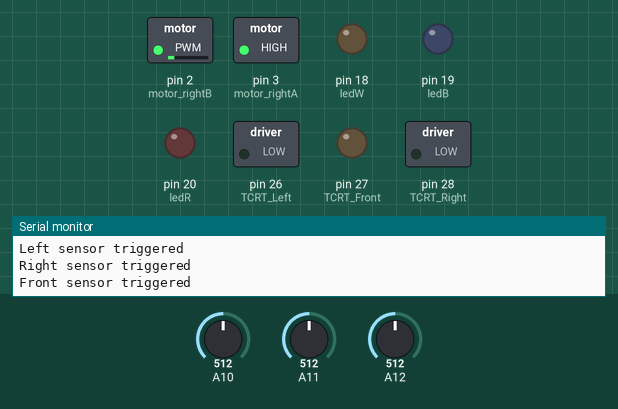
The sketch below on a simulated Arduino Mega 2560, built with avr-gcc and run on an emulated ATmega2560. Shown: switched loads named in the sketch (green lamp = pin HIGH), output pins drawn as LEDs (lit = HIGH), the last lines printed to the serial monitor. The inputs (shaded band) are chosen by the test bench; at power-on: A10 = 512, A11 = 512, A12 = 512.

Above: at 1.2 s.
1.3 s: A10 set to 990
At 2.0 s:
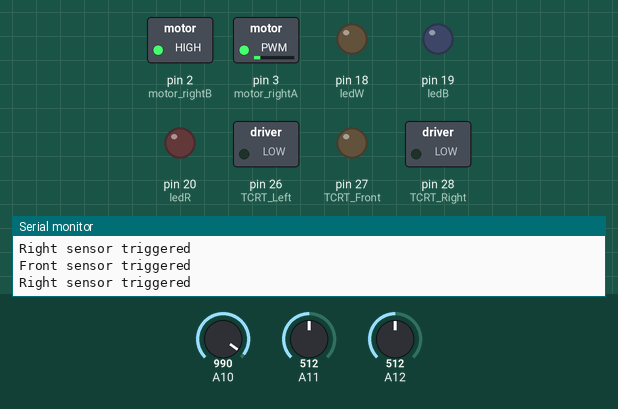
2.8 s: A11 set to 991
5.8 s: A11 set to 1018
At 6.6 s:
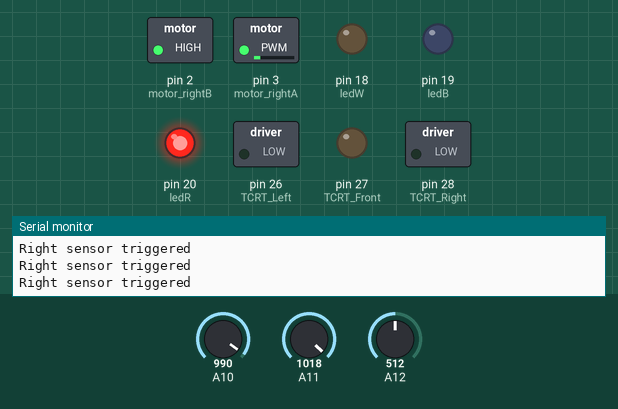
7.3 s: A12 set to 967
10.3 s: A12 set to 989
At 11.3 s:
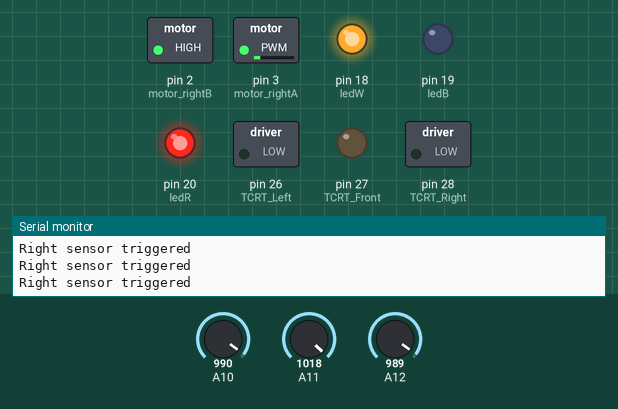
11.8 s: A11 set to 995
At 12.8 s:
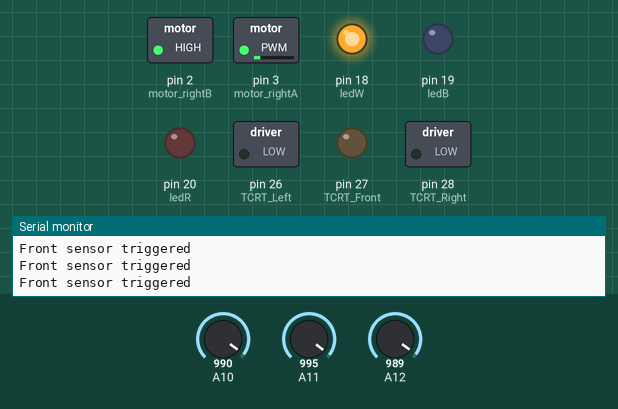
Timing chart, 0 to 14.3 s (numbered marks = the images above; inputs shaded):
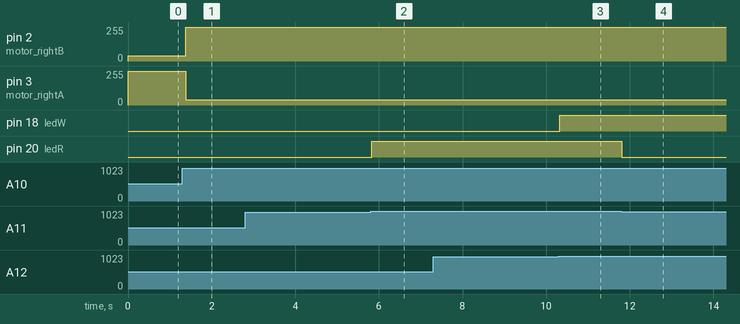

The sketch:

meesecode1.ino
```cpp
// LED pins
int ledR = 20;
int ledW = 18;
int ledB = 19;

// motor pins
int motor_leftA = 0;   // pin0
int motor_leftB = 1;   // pin1
int motor_rightB = 2;  // pin2
int motor_rightA = 3;  // pin3

// TCRT pins
int TCRT_Left = 26;
int TCRT_Front = 27;
int TCRT_Right = 28;
int TCRT_Output;

bool Front = false;
bool Left = false;
bool Right = false;

int drive_Speed = 40;
int turn_Speed = 40;

void setup() {

  Serial.begin(9600);

  // TCRTS
  pinMode(TCRT_Left, OUTPUT);
  pinMode(TCRT_Front, OUTPUT);
  pinMode(TCRT_Right, OUTPUT);

  // motors
  pinMode(motor_leftA, OUTPUT);
  pinMode(motor_leftB, OUTPUT);
  pinMode(motor_rightA, OUTPUT);
  pinMode(motor_rightB, OUTPUT);

  // LEDS
  pinMode(ledR, OUTPUT);
  pinMode(ledW, OUTPUT);
  pinMode(ledB, OUTPUT);
}

void loop() {

  Front = false;
  Left = false;
  Right = false;

  checkDistance();

  if (analogRead(TCRT_Front) < 1005) {
    Serial.println("Front sensor triggered");
    Front = true;

  }
  if (analogRead(TCRT_Left) < 990) {
    Serial.println("Left sensor triggered");
    Left = true;

  }
  if (analogRead(TCRT_Right) < 980) {
    Serial.println("Right sensor triggered");
    Right = true;

  }

  if (!Front){
    motorsForward();
  }

  else if (!Left){
    turnLeft();
  }

  else{
    turnRight();
  }

}

//states

enum State_enum {TURN_LEFT, TURN_RIGHT, FORWARD, STOP};
enum Sensors_enum {NONE, FRONT_LEFT, FRONT_RIGHT, TCRT_FRONT, TCRT_ALL};

static Sensors_enum sensors;
static State_enum state;

// State machine function
void state_machine_run() {
  Serial.print("Current State: ");
  Serial.println(state);

  // Check if FRONT TCRT detects NO object within threshold change to FORWARD
  if (TCRT_Front > 1005) {
    Serial.println("Front sensor triggered");

  }
}


// functions
void checkTcrt() {
  Serial.print(" Right Reading ");
  Serial.print(analogRead(TCRT_Right));
  Serial.print("| Left Reading ");
  Serial.print(analogRead(TCRT_Left));
  Serial.print("| Center Reading ");
  Serial.println(analogRead(TCRT_Front));
  delay(500);
}

void checkDistance() {
  if (analogRead(TCRT_Right) < 980) {
    digitalWrite(ledW, LOW);
  }
  if (analogRead(TCRT_Right) > 980) {
    digitalWrite(ledW, HIGH);
  }
  if (analogRead(TCRT_Left) < 990) {
    digitalWrite(ledB, LOW);
  }
  if (analogRead(TCRT_Left) > 990) {
    digitalWrite(ledB, HIGH);
  }
  if (analogRead(TCRT_Front) < 1005) {
    digitalWrite(ledR, LOW);
  }
  if (analogRead(TCRT_Front) > 1005) {
    digitalWrite(ledR, HIGH);
  }
}

void turnLeft() {
  analogWrite(motor_leftA, -turn_Speed);
  analogWrite(motor_leftB, turn_Speed);
  analogWrite(motor_rightA, turn_Speed);
  analogWrite(motor_rightB, -turn_Speed);
}

void turnRight() {
  analogWrite(motor_leftA, turn_Speed);
  analogWrite(motor_leftB, -turn_Speed);
  analogWrite(motor_rightA, -turn_Speed);
  analogWrite(motor_rightB, turn_Speed);
}

void motorsForward() {

  analogWrite(motor_leftA, drive_Speed);
  analogWrite(motor_leftB, -drive_Speed);
  analogWrite(motor_rightA, drive_Speed);
  analogWrite(motor_rightB, -drive_Speed);

}

void allLeds() {
  digitalWrite(ledR, HIGH);
  digitalWrite(ledW, HIGH);
  digitalWrite(ledB, HIGH);
}
```

Measured:
- the behaviour switches between 1005 and 1006 on A11 (found by bisection; images 1 and 2)
- the behaviour switches between 980 and 981 on A12 (found by bisection; images 2 and 3)
- after the input at 1.3 s, pin 2 (motor_rightB): 40/255 → 255/255 after 0.09 s; pin 3 (motor_rightA): 255/255 → 40/255 after 0.09 s
- after the input at 5.8 s, pin 20 (ledR): LOW → HIGH at once
- after the input at 10.3 s, pin 18 (ledW): LOW → HIGH at once
- after the input at 11.8 s, pin 20 (ledR): HIGH → LOW at once
